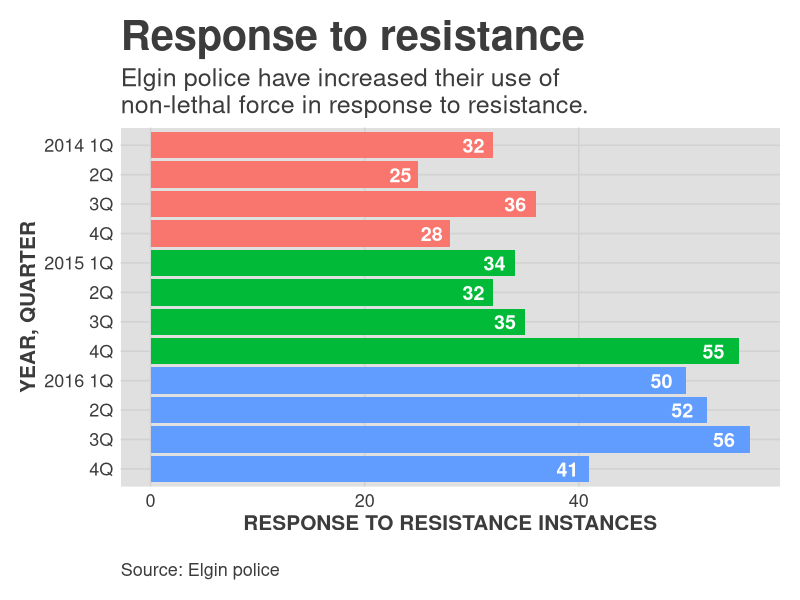

The R script that drew this image:
# The code in this file is described 
# in the pdf and html files of the same name

library(readr)
library(ggplot2)
library(ggthemes)

#---------------------
# This function set styles for the chart
# Be sure to run it before you plot
theme_gfx <- function(...) {
  theme_fivethirtyeight() +
    theme(
      # edit background colors
      plot.background = element_rect(fill = "white"),
      legend.background = element_rect(fill = "white"),
      panel.background=element_rect(fill="#E0E0E0"),
      strip.background=element_rect(fill="#E0E0E0"),
      # edit font sizes
      plot.title = element_text(size = 30,face="bold"),
      plot.subtitle = element_text(size = 18),
      legend.title=element_text(size=12, face="bold"),
      legend.text=element_text(size=15),
      axis.title=element_text(size=15, face="bold"),
      axis.text=element_text(size=13),
      plot.caption=element_text(size=13, hjust=0),
      strip.text = element_text(face="bold", size=13, hjust=0),
      # This puts the legend across the top
      legend.position="top", 
      legend.direction="horizontal",
      # removes label for legend
      #legend.title = element_blank(),
      ...
    )
}

#----------------
# Get and prepare the data

df <- read_csv("dfRTR.csv")
head(df)

#----Set up plot for print and online --------

#dev.cur()
#pdf(file="name.pdf", width = 7, height = 5)
#png(filename = "name.png",width = 600, height = 500, units = "px")

#-----Insert plot here -------------

basebar <- ggplot(df) + 
  aes(x = reorder(Year_Quarter, -sort), 
      y = Total_RTR, 
      fill = factor(year)) +
  geom_bar(stat="identity") + 
  coord_flip() + theme_gfx()

# add all the titles.
basebar <- basebar + labs(
  title="Response to resistance",
  subtitle="Elgin police have increased their use of\nnon-lethal force in response to resistance.",
  x="YEAR, QUARTER", 
  y="RESPONSE TO RESISTANCE INSTANCES",
  caption="\nSource: Elgin police")

# Remove lengend
basebar <- basebar + theme(legend.position="None")

# Better x labels
basebar <- basebar + scale_x_discrete(
  labels=c("4Q","3Q","2Q","2016 1Q","4Q","3Q","2Q","2015 1Q","4Q","3Q","2Q","2014 1Q")
)

# add values to the bars
basebar <- basebar + geom_text(
  position = "stack", 
  aes(x = Year_Quarter, 
      y = Total_RTR - (Total_RTR * 0.025), 
      hjust = 1,
      label = Total_RTR),
  size=5,
  fontface="bold",
  color="white"
  )

# make B/W PDF - remember to change name of file!
#basebar <- basebar + scale_colour_grey(start = 0, end = 0.65) + scale_fill_grey(start = 0, end = 0.65)

basebar

#----- End plot --------------

#dev.off()
